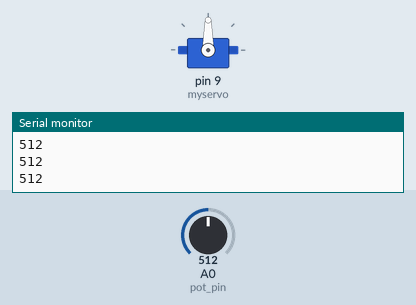
A sketch run on a simulated Arduino Uno, built with avr-gcc and run on an emulated ATmega328P. Shown: servo, the last lines printed to the serial monitor. The inputs (shaded band) are chosen by the test bench; at power-on: A0 (pot_pin) = 512.

Above: at 1.2 s.
1.3 s: A0 (pot_pin) set to 716
At 1.7 s:
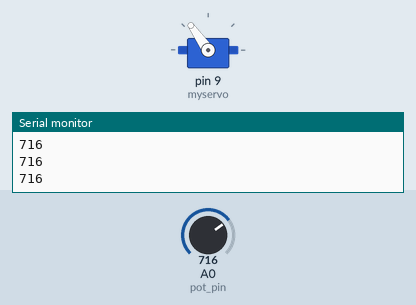
2.8 s: A0 (pot_pin) set to 900
At 3.6 s:
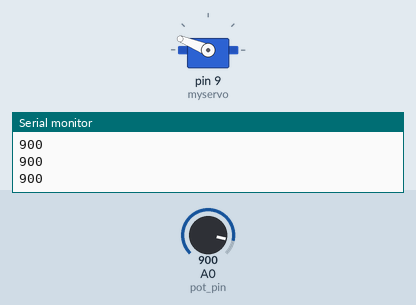
4.3 s: A0 (pot_pin) set to 1023
At 5.5 s:
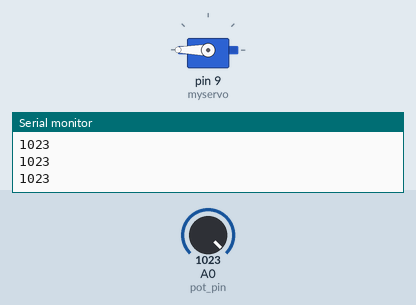
5.8 s: A0 (pot_pin) set to 306
At 6.4 s:
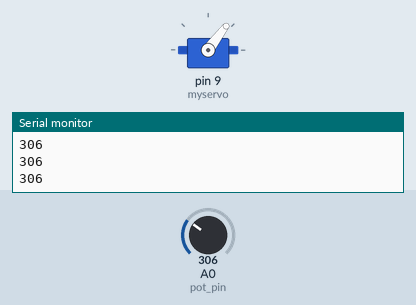
7.3 s: A0 (pot_pin) set to 122
At 8.3 s:
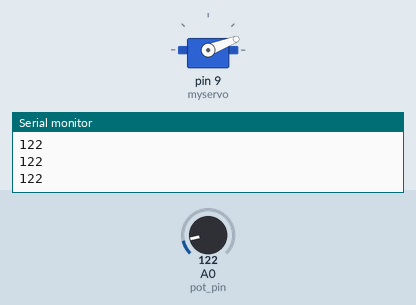
8.8 s: A0 (pot_pin) set to 0
At 10.2 s:
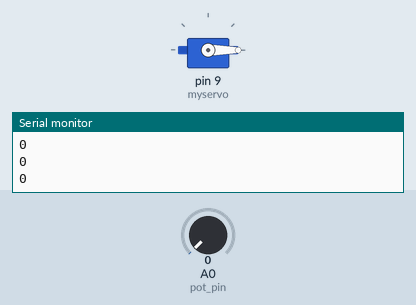
Timing chart, 0 to 11.3 s (numbered marks = the images above; inputs shaded):
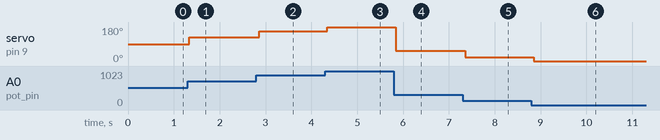

Measured:
- after the input at 1.3 s, servo on pin 9 (myservo): 90° → 125° at once
- after the input at 2.8 s, servo on pin 9 (myservo): 125° → 158° after 0.06 s
- after the input at 4.3 s, servo on pin 9 (myservo): 158° → 180° after 0.05 s
- after the input at 5.8 s, servo on pin 9 (myservo): 180° → 53° at once
- after the input at 7.3 s, servo on pin 9 (myservo): 53° → 21° after 0.06 s
- after the input at 8.8 s, servo on pin 9 (myservo): 21° → 0° after 0.05 s

The sketch:

servo.ino
```cpp
/****
Servo Example
***/

#include <Servo.h>   // Include the Servo library
Servo myservo;  // Create a servo object

const int pot_pin = A0;
int value = 0;

void setup() {
  Serial.begin(9600);
  myservo.attach(9);  // Attach pin 9 to the servo object
}

void loop() {
  value = analogRead(pot_pin);
  Serial.println(value);
  delay(30);
  value = map(value, 0, 1023, 0, 180);
  myservo.write(value);
}
```
